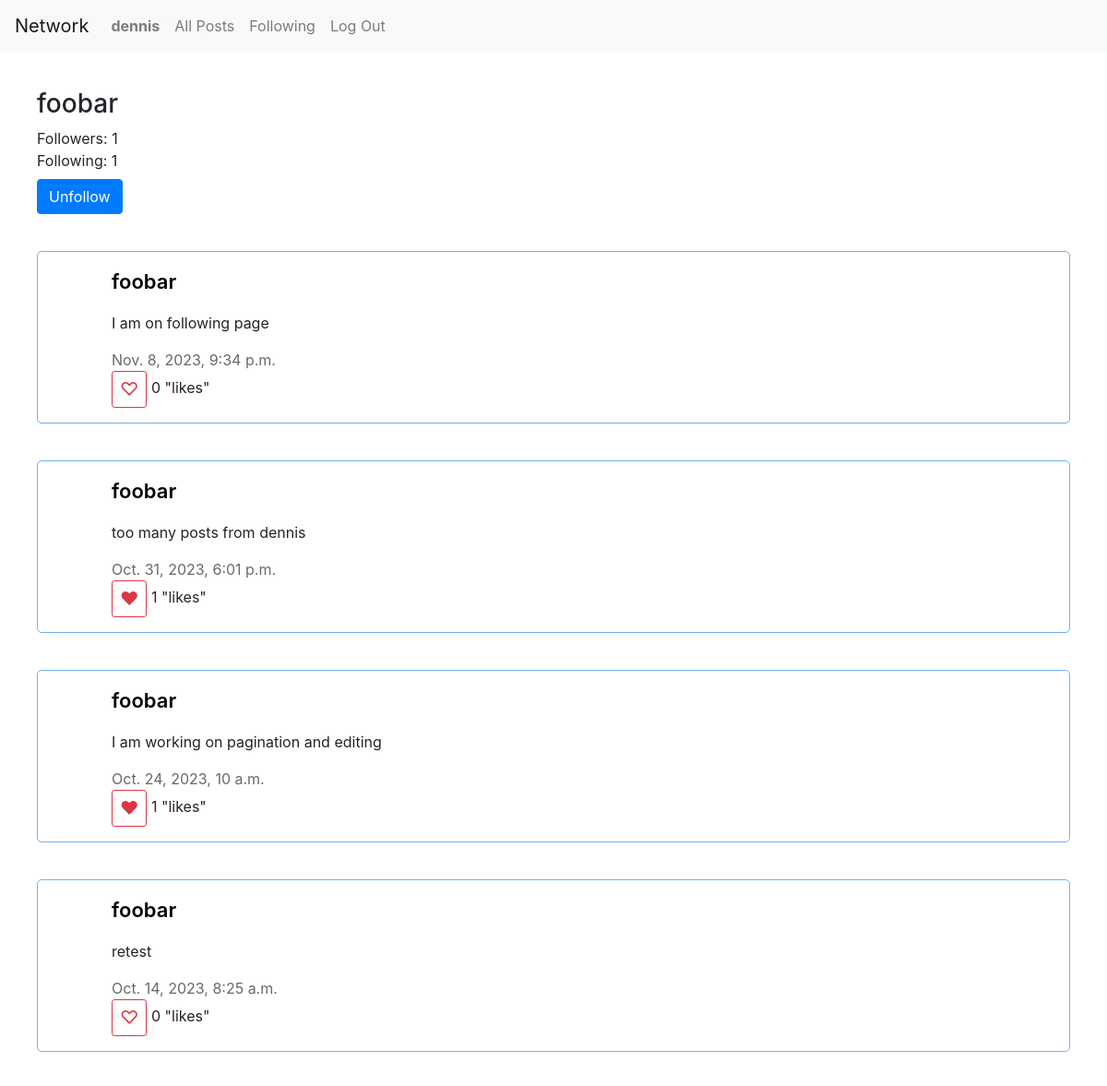
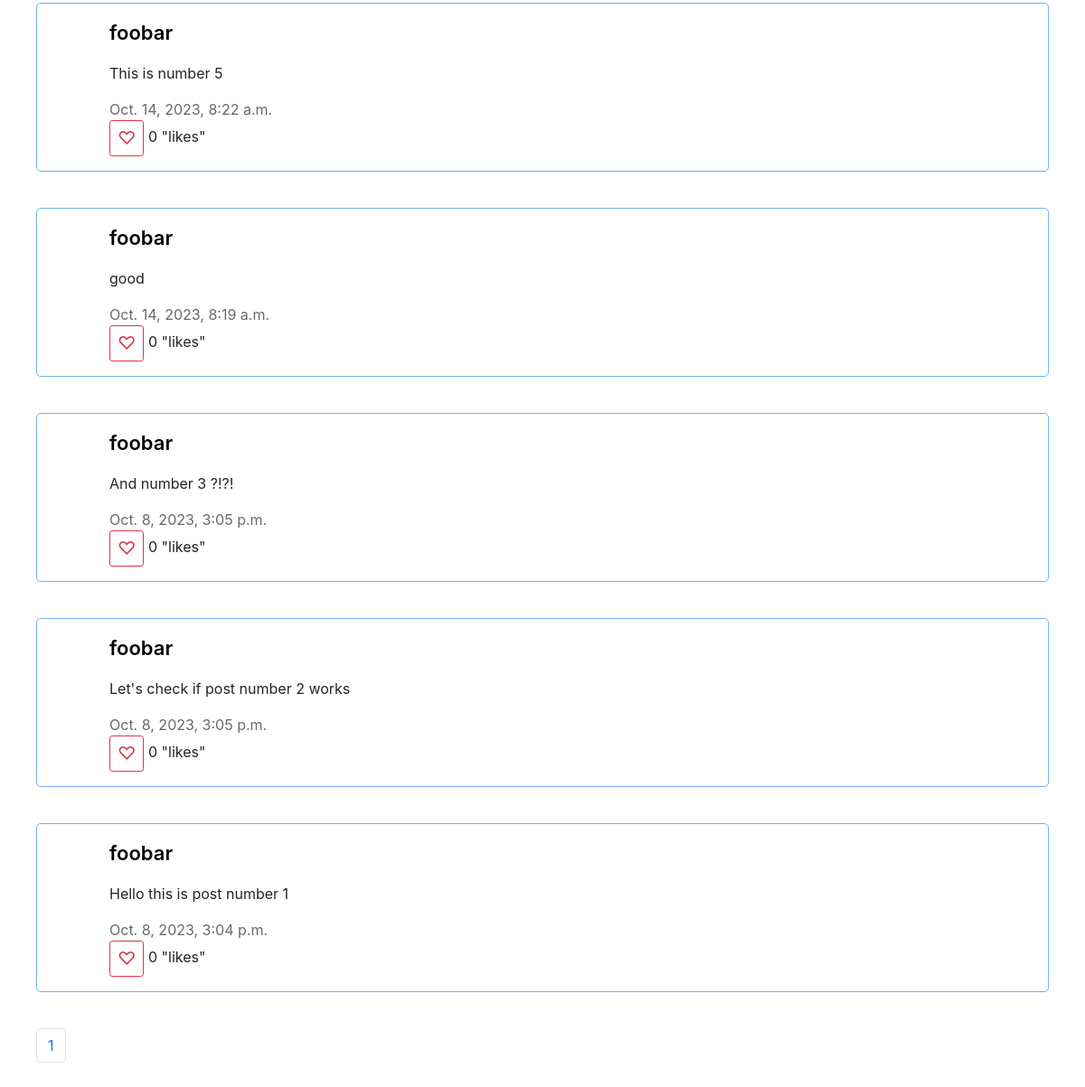
The app's page /profile/1 (signed in), older data (2 pictures, top to bottom).
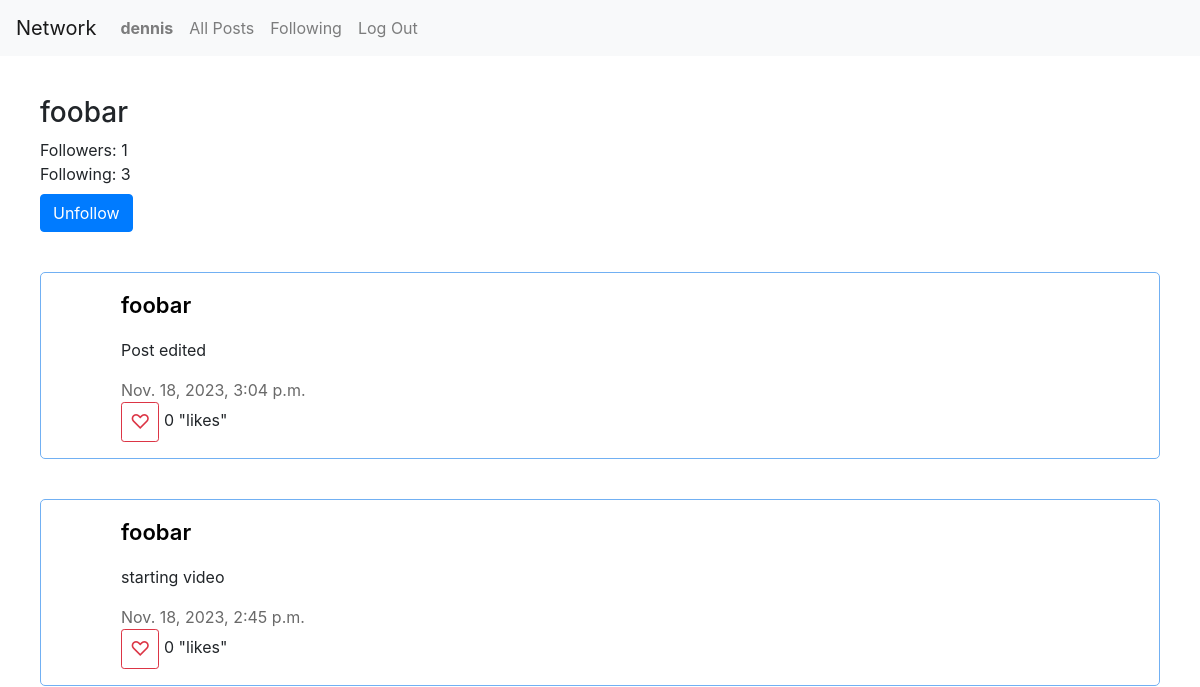
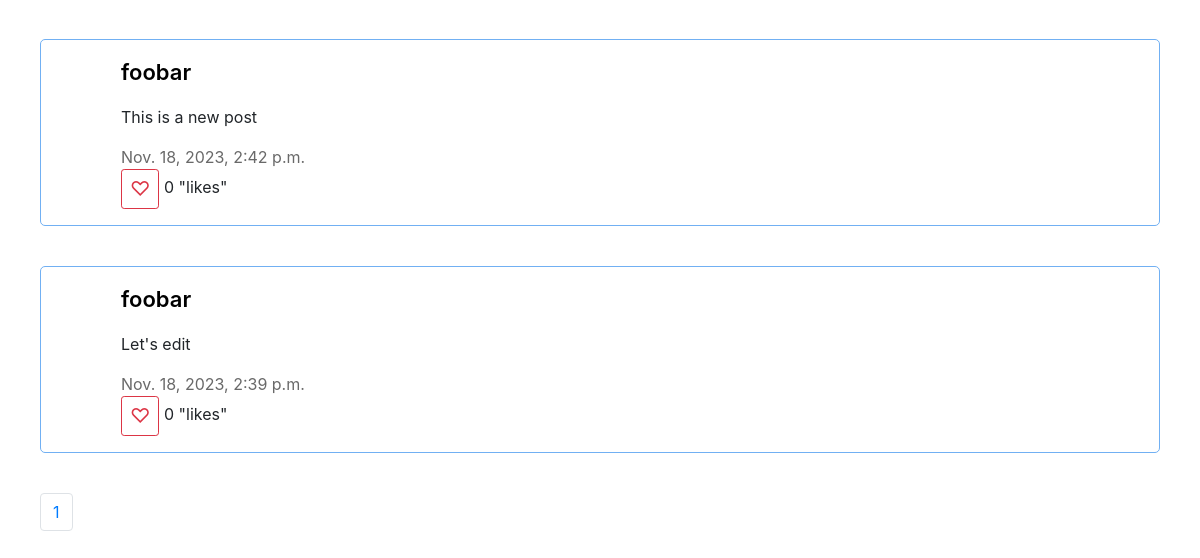
The same page, newer data (2 pictures, top to bottom).
### network/models.py (models this page shows, shortened)
class Post(models.Model):
    poster = models.ForeignKey(User, on_delete=models.CASCADE, related_name="post")
    content = models.TextField()
    timestamp = models.DateTimeField()

class User(AbstractUser):
    pass

### network/views.py (the view)
# urls.py: path("profile/<int:id>", views.profile, name="profile"),
def profile(request,id):
    user_profile = User.objects.get(id=id)
    followed = Follow.objects.filter(followed=user_profile, follower=request.user).exists()
    followers = Follow.objects.filter(followed=user_profile).count()
    following = Follow.objects.filter(follower=user_profile).count()
    post_list = Post.objects.filter(poster_id=id)
    post_list = post_list.order_by("-timestamp").all()
    paginator = Paginator(post_list,10)
    page_number = request.GET.get('page')
    post_list = paginator.get_page(page_number)
    liked = []
    if request.user.is_authenticated:
        user_likes = Like.objects.filter(liker=request.user)
        liked = Post.objects.filter(likes__in=user_likes)
    context = {
        "user_profile":user_profile,
        "followed":followed,
        "followers":followers,
        "following":following,
        "post_list":post_list,
        "liked":liked
    }
    return render(request, "network/profile.html",context)

### network/templates/network/profile.html (shortened to what this page needs)
{% extends "network/layout.html" %}
{% load static %}
{% block body %}
<div class="profile-intro">
  <h3>{{ user_profile.username }}</h3>
  <div>Followers:   <span id="followers">{{ followers }}</span></div>
  <div>Following:   {{ following }}</div>
  {% if request.user.is_authenticated and request.user != user_profile %}
  <div class="follow-option">
    <form  id="followForm" >
        <button id="follow" type="submit" class="btn btn-primary" data-followed="{% if followed %}followed{% else %}not-followed{% endif %}">
            {% if followed %}
                Unfollow
            {% else %}
                Follow
            {% endif %}
        </button>
    </form>
  </div>
  {% endif %}
</div>
<div id="profile-page">
<div id="profile-posts" data-user_id="{{ user_profile.id }}">
  {% for post in post_list %}
  <div class="post">
    <div class="poster-name-div">
      <a href="{% url 'profile' post.poster_id %}" class="poster-name">{{ post.poster }}</a>
    </div>
      <div class="content" id="{{ post.id }}-content">{{ post.content }}</div>
      <div class="tmstmp">{{ post.timestamp }}</div>
      {% if user.is_authenticated %}
        {% if post in liked %}
          <button class="btn btn-outline-danger btn-sm likeButton" data-post_id="{{ post.id }}" data-liked="liked">&#9829;</button>
        {% else %}
          <button class="btn btn-outline-danger btn-sm likeButton" data-post_id="{{ post.id }}" data-liked="not-liked">&#9825;</button>
        {% endif %}
      {% endif %}
      <div class="likes-count">
        <span id="{{ post.id }}-likes">{{ post.likes.count }}</span>
        <span>"likes"</span>
      </div>
  </div>
{% endfor %}
</div>
</div>
<nav class="navigation" aria-label="Page navigation">
  <ul class="pagination">
  {% if post_list.paginator.num_pages <= 3 %}
      {% for page in post_list.paginator.page_range %}
          <li class="page-item"><a class="page-link" href="?page={{ page }}">{{ page }}</a></li>
      {% endfor %}
  {% endif %}
  </ul>
</nav>
{% endblock %}

Row changes from the older to the newer data that the page shows:
removed Post: poster "foobar", content "I am on following page", timestamp "Nov. 8, 2023, 9:34 p.m.", likes.count "0"
removed Post: poster "foobar", content "too many posts from dennis", timestamp "Oct. 31, 2023, 6:01 p.m.", likes.count "1"
removed Post: poster "foobar", content "I am working on pagination and editing", timestamp "Oct. 24, 2023, 10 a.m.", likes.count "1"
removed Post: poster "foobar", content "retest", timestamp "Oct. 14, 2023, 8:25 a.m.", likes.count "0"
removed Post: poster "foobar", content "This is number 5", timestamp "Oct. 14, 2023, 8:22 a.m.", likes.count "0"
removed Post: poster "foobar", content "good", timestamp "Oct. 14, 2023, 8:19 a.m.", likes.count "0"
removed Post: poster "foobar", content "And number 3 ?!?!", timestamp "Oct. 8, 2023, 3:05 p.m.", likes.count "0"
removed Post: poster "foobar", content "Let's check if post number 2 works", timestamp "Oct. 8, 2023, 3:05 p.m.", likes.count "0"
removed Post: poster "foobar", content "Hello this is post number 1", timestamp "Oct. 8, 2023, 3:04 p.m.", likes.count "0"
added Post: poster "foobar", content "Post edited", timestamp "Nov. 18, 2023, 3:04 p.m.", likes.count "0"
added Post: poster "foobar", content "starting video", timestamp "Nov. 18, 2023, 2:45 p.m.", likes.count "0"
added Post: poster "foobar", content "This is a new post", timestamp "Nov. 18, 2023, 2:42 p.m.", likes.count "0"
added Post: poster "foobar", content "Let's edit", timestamp "Nov. 18, 2023, 2:39 p.m.", likes.count "0"
Text that changed along with them:
{{ following }}: "1" → "3"
